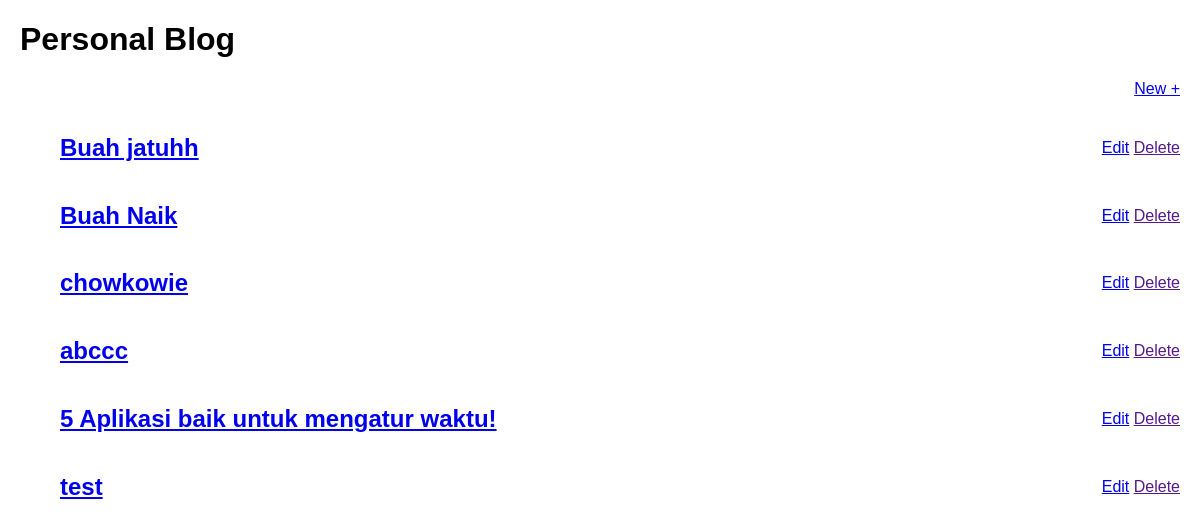
The page /admin on the database its author committed.
### tables this page shows
CREATE TABLE posts (
        id INTEGER PRIMARY KEY AUTOINCREMENT,
        judul TEXT NOT NULL,
        content TEXT NOT NULL,
        updated_at TIMESTAMP DEFAULT CURRENT_TIMESTAMP,
        created_at TIMESTAMP DEFAULT CURRENT_TIMESTAMP
    );

### main.py (the view)
@app.route("/admin")
def dashboard():
    return render_template("admin.html", articles=db.fetch_all())

### main.py (called while the page is built)
    def get_conn(self):
        conn: Connection = connect(database="article.db")
        conn.row_factory = Row
        return conn

    def fetch_all(self) -> List[Row]:
        with self.get_conn() as conn:
            return list(conn.execute("""
        SELECT * FROM posts
            """))

### templates/admin.html (shortened to what this page needs)
<!DOCTYPE html>
<html lang="en">
  <head>
    <link
      rel="stylesheet"
      href="{{ url_for('static', filename='style.css') }}"
    />
  </head>
  <body>
    <h1>Personal Blog</h1>
    <a href="/new" class="in-right" role="button">New +</a>
    <ul>
      {% for article in articles %}
      <li class="header-artikel">
        <a href="/article/{{ article['id'] }}"
          ><h2>{{ article['judul'] }}</h2></a
        >
        <div>
          <a href="/edit/{{ article['id'] }}" role="button">Edit</a>
          <a href="" role="button">Delete</a>
        </div>
      </li>
      {% endfor %}
    </ul>
  </body>
</html>

### static/style.css (style rules this page uses)
body { font-family: Arial, sans-serif; margin: 20px; }
.header-artikel { display: flex; justify-content: space-between; align-items: center; }
.in-right { display: flex; justify-content: flex-end; }

### rows shown on the page
posts: judul "Buah jatuhh"
posts: judul "Buah Naik"
posts: judul "chowkowie"
posts: judul "abccc"
posts: judul "5 Aplikasi baik untuk mengatur waktu!"
posts: judul "test"
